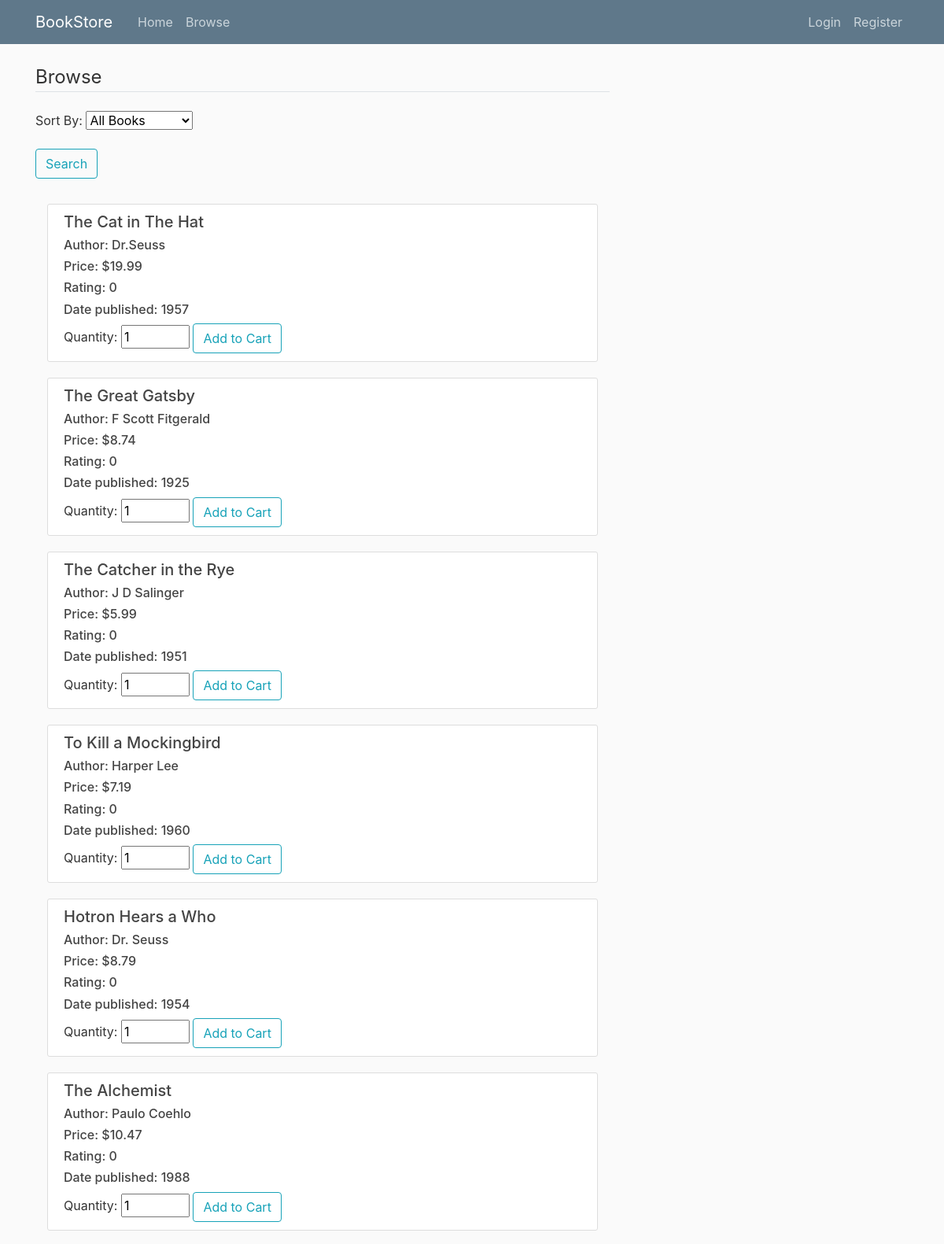
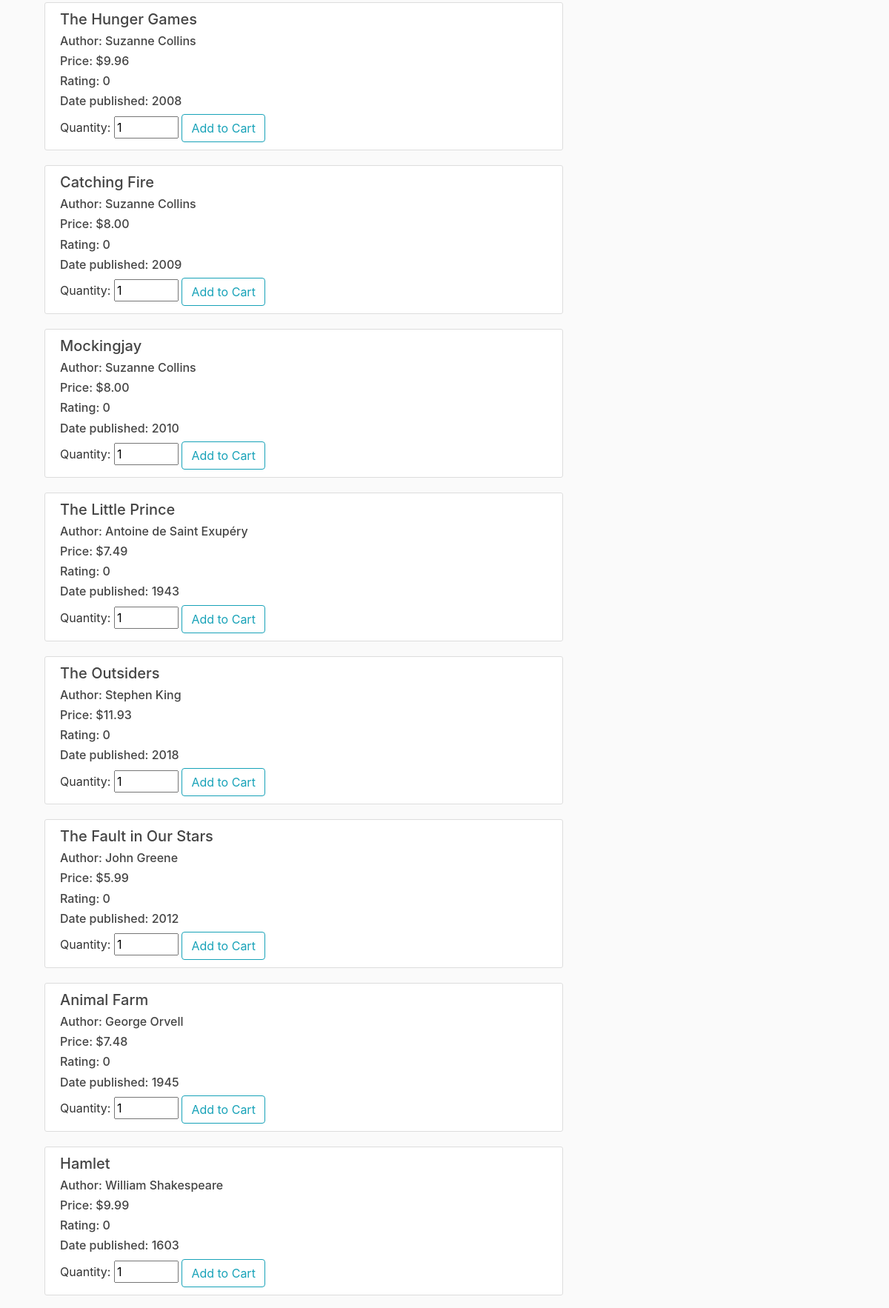
Screenshot of /browse (upper part) with the database file from the repository (2 pictures, top to bottom).
### bookstore/models.py (models this page shows, shortened)
class Book(db.Model):
    id = db.Column(db.Integer, primary_key=True)
    title = db.Column(db.String(30), nullable=False)
    author = db.Column(db.String(30), nullable=False)
    genre = db.Column(db.String(30), nullable=False)
    book_rating = db.Column(db.Integer, nullable=False, default = 'N/A')
    publisher = db.Column(db.String(30), nullable=False, default = 'N/A')
    comments = db.Column(db.String(30), nullable=False, default = 'N/A')
    date_published = db.Column(db.String)
    price = db.Column(db.Numeric(8,2), nullable=False)
    cartItems = db.relationship('ShoppingCart', backref='BookItem', lazy=True)

### bookstore/routes.py (the view)
@app.route('/browse', methods=['GET', 'POST'])
def browse():
    form = SearchForm()
    books = Book.query.all()
    if form.validate_on_submit():
        selection = form.select.data
        books = Book.query.order_by(selection)
        return render_template('browse.html', title='Browse', form=form, books=books)
    return render_template('browse.html', title='Browse', books=books, form=form)

### bookstore/forms.py
class SearchForm(FlaskForm):
    choices = [ ('id', 'All Books'),
                ('title', 'Title'),
                ('author', 'Author'),
                ('price', 'Price'),
                ('book_rating', 'Rating'),
                ('date_published', 'Date Published')]
    select = SelectField('Sort By:', choices=choices)
    submit = SubmitField('Search')

### bookstore/templates/browse.html (shortened to what this page needs)
{% extends "layout.html" %}
{% block content %}
<div class="content">
    <form method="POST" action="">
        <fieldset class="form-group">
            <legend class="border-bottom mb-4">Browse</legend>
            <div class="form-group">
                {{ form.select.label(class="form-control-label") }}
                {{ form.select(class="form-control-label") }}
            </div>
            <div class="form-group">
                {{ form.submit(class="btn btn-outline-info") }}
            </div>
    </form>
</div>
<div class="container">
    {%for book in books%}
    <div class="content-section">
        <div class="product-info">
            <h5>{{ book.title }}</h5>
            <h6>Author: {{ book.author }}</h6>
            <h6>Price: ${{ book.price }}</h6>
            <h6>Rating: {{ book.book_rating }}</h6>
            <h6>Date published: {{ book.date_published }}</h6>
            <form action="{{ url_for('addcart') }}" method="POST">
                <label for=""> Quantity:</label>
                <input type="number" name="quantity" id="" value="1" min="1" max="99">
                <button type="submit" class="btn btn-outline-info">Add to Cart</button>
            </form>
        </div>
    </div>
    {%endfor%}
</div>
{% endblock content %}

### bookstore/templates/layout.html (shortened to what this page needs)
<!DOCTYPE html>
<html>
<head>
    <link rel="stylesheet" href="https://maxcdn.bootstrapcdn.com/bootstrap/4.0.0/css/bootstrap.min.css"
>
    <link rel="stylesheet" type="text/css" href="{{ url_for('static', filename='main.css') }}">
</head>
<body>
    <header class="site-header">
        <nav class="navbar navbar-expand-md navbar-dark bg-steel fixed-top">
            <div class="container">
                <a class="navbar-brand mr-4" href="/">BookStore</a>
                <div class="collapse navbar-collapse" id="navbarToggle">
                    <div class="navbar-nav mr-auto">
                        <a class="nav-item nav-link" href="/">Home</a>
                        <a class="nav-item nav-link" href="/browse">Browse</a>
                    </div>
                    <div class="navbar-nav">
                        {% if current_user.is_authenticated %}
                            <a class="nav-item nav-link" href="/orders">Orders</a>
                            <a class="nav-item nav-link" href="/shoppingcart">Shopping Cart({{session['Shoppingcart']|length}})</a>
                            <a class="nav-item nav-link" href="/account">Account</a>
                            <a class="nav-item nav-link" href="/logout">Logout</a>
                        {% else %}
                            <a class="nav-item nav-link" href="/login">Login</a>
                            <a class="nav-item nav-link" href="/register">Register</a>
                        {% endif %}
                    </div>
                </div>
            </div>
        </nav>
    </header>
    <main role="main" class="container">
        <div class="row">
            <div class="col-md-8">
                {% block content %} {% endblock content%}
            </div>
        </div>
    </main>
</body>
</html>

### bookstore/static/main.css (style rules this page uses)
body { background: #fafafa; color: #333333; margin-top: 5rem; }
h1, h2, h3, h4, h5, h6 { color: #444444; }
.bg-steel { background-color: #5f788a; }
.site-header .navbar-nav .nav-link { color: #cbd5db; }
.content-section { background: #ffffff; padding: 10px 20px; border: 1px solid #dddddd; border-radius: 3px; margin-bottom: 20px; }

### rows the page displays
Book: title "The Cat in The Hat", author "Dr.Seuss", price "19.99", book_rating "0", date_published "1957"
Book: title "The Great Gatsby", author "F Scott Fitgerald", price "8.74", book_rating "0", date_published "1925"
Book: title "The Catcher in the Rye", author "J D Salinger", price "5.99", book_rating "0", date_published "1951"
Book: title "To Kill a Mockingbird", author "Harper Lee", price "7.19", book_rating "0", date_published "1960"
Book: title "Hotron Hears a Who", author "Dr. Seuss", price "8.79", book_rating "0", date_published "1954"
Book: title "The Alchemist", author "Paulo Coehlo", price "10.47", book_rating "0", date_published "1988"
Book: title "The Hunger Games", author "Suzanne Collins", price "9.96", book_rating "0", date_published "2008"
Book: title "Catching Fire", author "Suzanne Collins", price "8.00", book_rating "0", date_published "2009"
Book: title "Mockingjay", author "Suzanne Collins", price "8.00", book_rating "0", date_published "2010"
Book: title "The Little Prince", author "Antoine de Saint Exupéry", price "7.49", book_rating "0", date_published "1943"
Book: title "The Outsiders", author "Stephen King", price "11.93", book_rating "0", date_published "2018"
Book: title "The Fault in Our Stars", author "John Greene", price "5.99", book_rating "0", date_published "2012"
Book: title "Animal Farm", author "George Orvell", price "7.48", book_rating "0", date_published "1945"
Book: title "Hamlet", author "William Shakespeare", price "9.99", book_rating "0", date_published "1603"
